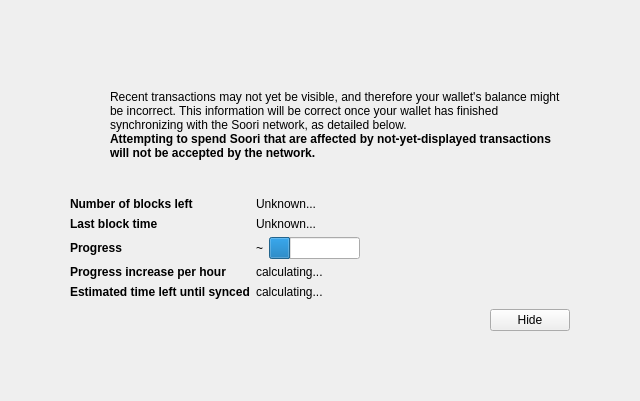
<?xml version="1.0" encoding="UTF-8"?>
<ui version="4.0">
 <class>ModalOverlay</class>
 <widget class="ModalOverlay" name="ModalOverlay">
  <property name="geometry">
   <rect>
    <x>0</x>
    <y>0</y>
    <width>640</width>
    <height>401</height>
   </rect>
  </property>
  <property name="windowTitle">
   <string>Form</string>
  </property>
  <layout class="QVBoxLayout" name="verticalLayout" stretch="0">
   <property name="sizeConstraint">
    <enum>QLayout::SetDefaultConstraint</enum>
   </property>
   <property name="leftMargin">
    <number>0</number>
   </property>
   <property name="topMargin">
    <number>0</number>
   </property>
   <property name="rightMargin">
    <number>0</number>
   </property>
   <property name="bottomMargin">
    <number>0</number>
   </property>
   <item>
    <widget class="QWidget" name="bgWidget" native="true">
     <property name="styleSheet">
      <string notr="true"/>
     </property>
     <layout class="QVBoxLayout" name="verticalLayoutMain" stretch="0">
      <property name="leftMargin">
       <number>60</number>
      </property>
      <property name="topMargin">
       <number>60</number>
      </property>
      <property name="rightMargin">
       <number>60</number>
      </property>
      <property name="bottomMargin">
       <number>60</number>
      </property>
      <item>
       <widget class="QWidget" name="contentWidget" native="true">
        <property name="styleSheet">
         <string notr="true"/>
        </property>
        <layout class="QVBoxLayout" name="verticalLayoutSub" stretch="1,0,0,0,0">
         <property name="spacing">
          <number>0</number>
         </property>
         <property name="leftMargin">
          <number>10</number>
         </property>
         <property name="topMargin">
          <number>10</number>
         </property>
         <property name="rightMargin">
          <number>10</number>
         </property>
         <property name="bottomMargin">
          <number>10</number>
         </property>
         <item>
          <layout class="QHBoxLayout" name="horizontalLayoutIconText" stretch="0,1">
           <property name="topMargin">
            <number>20</number>
           </property>
           <item>
            <layout class="QVBoxLayout" name="verticalLayoutIcon">
             <property name="leftMargin">
              <number>0</number>
             </property>
             <item>
              <widget class="QPushButton" name="warningIcon">
               <property name="enabled">
                <bool>false</bool>
               </property>
               <property name="text">
                <string/>
               </property>
               <property name="icon">
                <iconset>
                 <normaloff>:/icons/warning</normaloff>
                 <disabledoff>:/icons/warning</disabledoff>:/icons/warning</iconset>
               </property>
               <property name="iconSize">
                <size>
                 <width>48</width>
                 <height>48</height>
                </size>
               </property>
               <property name="flat">
                <bool>true</bool>
               </property>
              </widget>
             </item>
             <item>
              <spacer name="verticalSpacerWarningIcon">
               <property name="orientation">
                <enum>Qt::Vertical</enum>
               </property>
               <property name="sizeHint" stdset="0">
                <size>
                 <width>20</width>
                 <height>40</height>
                </size>
               </property>
              </spacer>
             </item>
            </layout>
           </item>
           <item>
            <layout class="QVBoxLayout" name="verticalLayoutInfoText">
             <property name="leftMargin">
              <number>0</number>
             </property>
             <property name="topMargin">
              <number>0</number>
             </property>
             <item>
              <widget class="QLabel" name="infoText">
               <property name="text">
                <string>Recent transactions may not yet be visible, and therefore your wallet's balance might be incorrect. This information will be correct once your wallet has finished synchronizing with the Soori network, as detailed below.</string>
               </property>
               <property name="textFormat">
                <enum>Qt::RichText</enum>
               </property>
               <property name="wordWrap">
                <bool>true</bool>
               </property>
              </widget>
             </item>
             <item>
              <widget class="QLabel" name="infoTextStrong">
               <property name="font">
                <font>
                 <weight>75</weight>
                 <bold>true</bold>
                </font>
               </property>
               <property name="text">
                <string>Attempting to spend Soori that are affected by not-yet-displayed transactions will not be accepted by the network.</string>
               </property>
               <property name="textFormat">
                <enum>Qt::RichText</enum>
               </property>
               <property name="wordWrap">
                <bool>true</bool>
               </property>
              </widget>
             </item>
             <item>
              <spacer name="verticalSpacerInTextSpace">
               <property name="orientation">
                <enum>Qt::Vertical</enum>
               </property>
               <property name="sizeHint" stdset="0">
                <size>
                 <width>20</width>
                 <height>40</height>
                </size>
               </property>
              </spacer>
             </item>
            </layout>
           </item>
          </layout>
         </item>
         <item>
          <spacer name="verticalSpacerAfterText">
           <property name="orientation">
            <enum>Qt::Vertical</enum>
           </property>
           <property name="sizeHint" stdset="0">
            <size>
             <width>20</width>
             <height>40</height>
            </size>
           </property>
          </spacer>
         </item>
         <item>
          <layout class="QFormLayout" name="formLayout">
           <property name="fieldGrowthPolicy">
            <enum>QFormLayout::FieldsStayAtSizeHint</enum>
           </property>
           <property name="horizontalSpacing">
            <number>6</number>
           </property>
           <property name="verticalSpacing">
            <number>6</number>
           </property>
           <property name="topMargin">
            <number>10</number>
           </property>
           <item row="0" column="0">
            <widget class="QLabel" name="labelNumberOfBlocksLeft">
             <property name="font">
              <font>
               <weight>75</weight>
               <bold>true</bold>
              </font>
             </property>
             <property name="text">
              <string>Number of blocks left</string>
             </property>
            </widget>
           </item>
           <item row="0" column="1">
            <widget class="QLabel" name="numberOfBlocksLeft">
             <property name="text">
              <string>Unknown...</string>
             </property>
            </widget>
           </item>
           <item row="1" column="0">
            <widget class="QLabel" name="labelLastBlockTime">
             <property name="font">
              <font>
               <weight>75</weight>
               <bold>true</bold>
              </font>
             </property>
             <property name="text">
              <string>Last block time</string>
             </property>
            </widget>
           </item>
           <item row="1" column="1">
            <widget class="QLabel" name="newestBlockDate">
             <property name="sizePolicy">
              <sizepolicy hsizetype="Maximum" vsizetype="Preferred">
               <horstretch>0</horstretch>
               <verstretch>0</verstretch>
              </sizepolicy>
             </property>
             <property name="text">
              <string>Unknown...</string>
             </property>
            </widget>
           </item>
           <item row="2" column="0">
            <widget class="QLabel" name="labelSyncDone">
             <property name="font">
              <font>
               <weight>75</weight>
               <bold>true</bold>
              </font>
             </property>
             <property name="text">
              <string>Progress</string>
             </property>
            </widget>
           </item>
           <item row="2" column="1">
            <layout class="QHBoxLayout" name="horizontalLayoutSync" stretch="0,1">
             <item>
              <widget class="QLabel" name="percentageProgress">
               <property name="text">
                <string>~</string>
               </property>
              </widget>
             </item>
             <item>
              <widget class="QProgressBar" name="progressBar">
               <property name="value">
                <number>24</number>
               </property>
               <property name="format">
                <string/>
               </property>
              </widget>
             </item>
            </layout>
           </item>
           <item row="4" column="0">
            <widget class="QLabel" name="labelProgressIncrease">
             <property name="font">
              <font>
               <weight>75</weight>
               <bold>true</bold>
              </font>
             </property>
             <property name="text">
              <string>Progress increase per hour</string>
             </property>
            </widget>
           </item>
           <item row="4" column="1">
            <widget class="QLabel" name="progressIncreasePerH">
             <property name="text">
              <string>calculating...</string>
             </property>
            </widget>
           </item>
           <item row="5" column="0">
            <widget class="QLabel" name="labelEstimatedTimeLeft">
             <property name="font">
              <font>
               <weight>75</weight>
               <bold>true</bold>
              </font>
             </property>
             <property name="text">
              <string>Estimated time left until synced</string>
             </property>
            </widget>
           </item>
           <item row="5" column="1">
            <widget class="QLabel" name="expectedTimeLeft">
             <property name="text">
              <string>calculating...</string>
             </property>
            </widget>
           </item>
          </layout>
         </item>
         <item>
          <layout class="QHBoxLayout" name="horizontalLayoutButtons">
           <property name="leftMargin">
            <number>10</number>
           </property>
           <property name="topMargin">
            <number>10</number>
           </property>
           <item>
            <spacer name="horizontalSpacer">
             <property name="orientation">
              <enum>Qt::Horizontal</enum>
             </property>
             <property name="sizeHint" stdset="0">
              <size>
               <width>40</width>
               <height>20</height>
              </size>
             </property>
            </spacer>
           </item>
           <item>
            <widget class="QPushButton" name="closeButton">
             <property name="text">
              <string>Hide</string>
             </property>
            </widget>
           </item>
          </layout>
         </item>
         <item>
          <layout class="QVBoxLayout" name="verticalLayout_2">
           <item>
            <spacer name="verticalSpacer">
             <property name="orientation">
              <enum>Qt::Vertical</enum>
             </property>
             <property name="sizeHint" stdset="0">
              <size>
               <width>20</width>
               <height>40</height>
              </size>
             </property>
            </spacer>
           </item>
          </layout>
         </item>
        </layout>
       </widget>
      </item>
     </layout>
    </widget>
   </item>
  </layout>
 </widget>
 <customwidgets>
  <customwidget>
   <class>ModalOverlay</class>
   <extends>QWidget</extends>
   <header>modaloverlay.h</header>
   <container>1</container>
  </customwidget>
 </customwidgets>
 <resources/>
 <connections/>
</ui>
